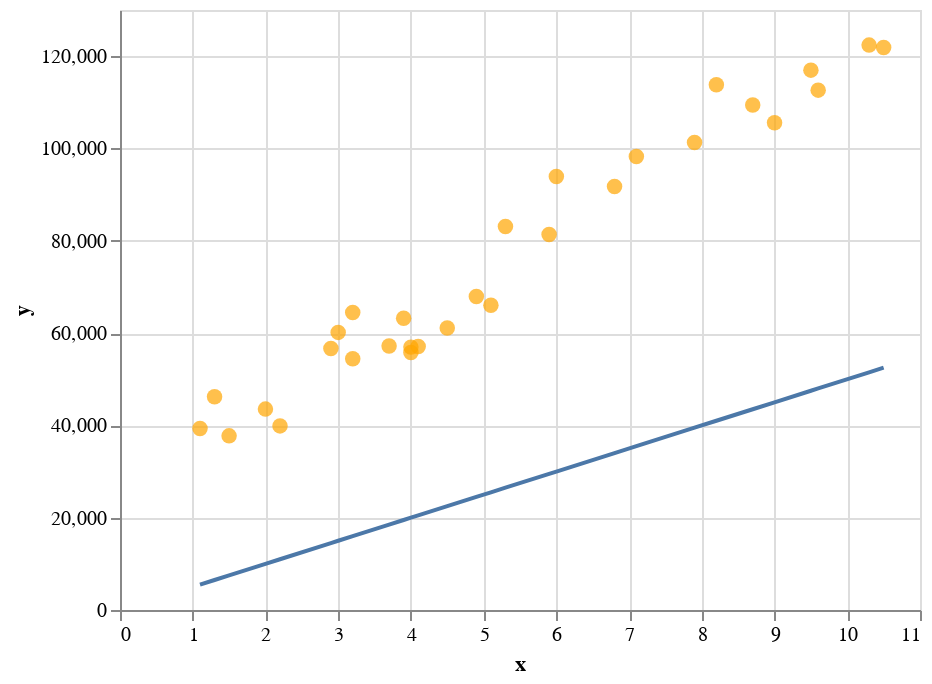

Notebook source saved alongside this figure:
### Code cell
# Solution
check_parameters(a=5000, b=0, x=x, y=y)

### Figure 1 — Vega-Lite specification as saved in the notebook (floating-point values rounded to 4 significant figures)
{"config": {"view": {"continuousWidth": 400, "continuousHeight": 300}}, "layer": [{"data": {"name": "data-1ee9df97fb10d69c78502e814767ebb8"}, "mark": {"type": "circle", "color": "orange", "size": 60}, "encoding": {"x": {"field": "x", "type": "quantitative"}, "y": {"field": "y", "type": "quantitative"}}}, {"data": {"name": "data-62b5b0c75d123dcc7f581b1425d2277a"}, "mark": "line", "encoding": {"x": {"field": "x", "type": "quantitative"}, "y": {"field": "y", "type": "quantitative"}}}], "$schema": "https://vega.github.io/schema/vega-lite/v4.17.0.json", "datasets": {"data-1ee9df97fb10d69c78502e814767ebb8": [{"x": 1.1, "y": 39340.0}, {"x": 1.3, "y": 46200.0}, {"x": 1.5, "y": 37730.0}, {"x": 2.0, "y": 43520.0}, {"x": 2.2, "y": 39890.0}, {"x": 2.9, "y": 56640.0}, {"x": 3.0, "y": 60150.0}, {"x": 3.2, "y": 54440.0}, {"x": 3.2, "y": 64440.0}, {"x": 3.7, "y": 57190.0}, {"x": 3.9, "y": 63220.0}, {"x": 4.0, "y": 55790.0}, {"x": 4.0, "y": 56960.0}, {"x": 4.1, "y": 57080.0}, {"x": 4.5, "y": 61110.0}, {"x": 4.9, "y": 67940.0}, {"x": 5.1, "y": 66030.0}, {"x": 5.3, "y": 83090.0}, {"x": 5.9, "y": 81360.0}, {"x": 6.0, "y": 93940.0}, {"x": 6.8, "y": 91740.0}, {"x": 7.1, "y": 98270.0}, {"x": 7.9, "y": 101300.0}, {"x": 8.2, "y": 113800.0}, {"x": 8.7, "y": 109400.0}, {"x": 9.0, "y": 105600.0}, {"x": 9.5, "y": 117000.0}, {"x": 9.6, "y": 112600.0}, {"x": 10.3, "y": 122400.0}, {"x": 10.5, "y": 121900.0}], "data-62b5b0c75d123dcc7f581b1425d2277a": [{"x": 1.1, "y": 5500.0}, {"x": 1.3, "y": 6500.0}, {"x": 1.5, "y": 7500.0}, {"x": 2.0, "y": 10000.0}, {"x": 2.2, "y": 11000.0}, {"x": 2.9, "y": 14500.0}, {"x": 3.0, "y": 15000.0}, {"x": 3.2, "y": 16000.0}, {"x": 3.2, "y": 16000.0}, {"x": 3.7, "y": 18500.0}, {"x": 3.9, "y": 19500.0}, {"x": 4.0, "y": 20000.0}, {"x": 4.0, "y": 20000.0}, {"x": 4.1, "y": 20500.0}, {"x": 4.5, "y": 22500.0}, {"x": 4.9, "y": 24500.0}, {"x": 5.1, "y": 25500.0}, {"x": 5.3, "y": 26500.0}, {"x": 5.9, "y": 29500.0}, {"x": 6.0, "y": 30000.0}, {"x": 6.8, "y": 34000.0}, {"x": 7.1, "y": 35500.0}, {"x": 7.9, "y": 39500.0}, {"x": 8.2, "y": 41000.0}, {"x": 8.7, "y": 43500.0}, {"x": 9.0, "y": 45000.0}, {"x": 9.5, "y": 47500.0}, {"x": 9.6, "y": 48000.0}, {"x": 10.3, "y": 51500.0}, {"x": 10.5, "y": 52500.0}]}}
